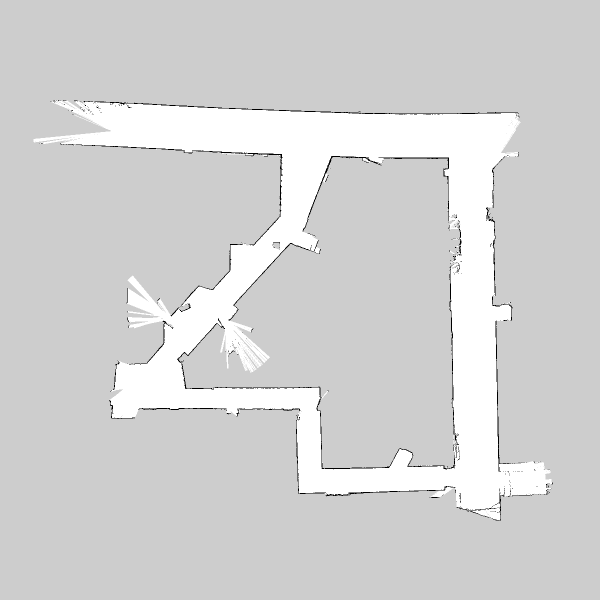
#> input picture range_libc/maps/basement_hallways_5cm.png, 1200 x 1200 px (shown at 1/2 size)
$ python test_viz.py
#> lines starting #> are read from the running program, lines starting #| are printed output that depends on the picture
import range_libc
import numpy as np
import itertools, time

# testMap = range_libc.PyOMap("../maps/basement_hallways_5cm.png",1)
import cv2
occ_map = 1 - cv2.imread('../maps/basement_hallways_5cm.png', cv2.IMREAD_GRAYSCALE) / 255.0
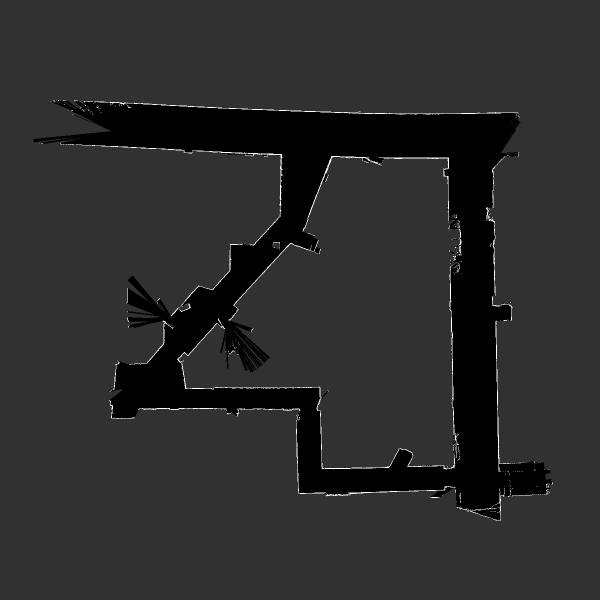
#> occ_map: shape (1200, 1200) float64 (shown at 1/2 size); min 0, max 1, mean 0.171
start_time = time.time()
#> (the run stopped early here; a loop or call above may not have finished)

$ run again, with range_libc/maps/basement_hallways_10cm.png copied over range_libc/maps/basement_hallways_5cm.png
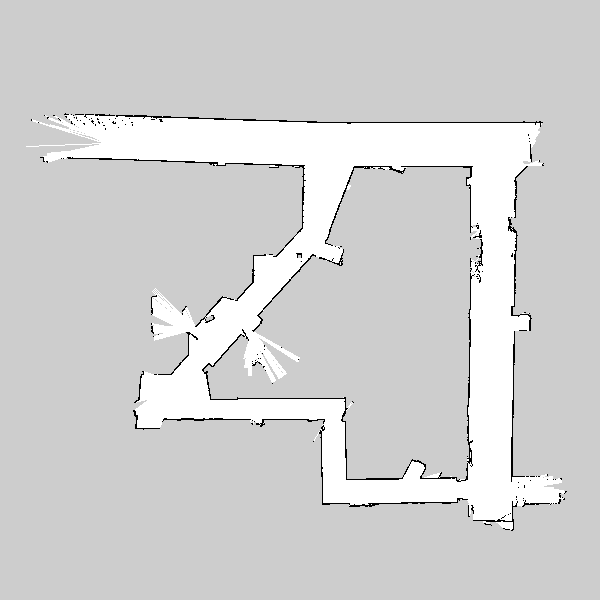
#> input picture range_libc/maps/basement_hallways_10cm.png, 600 x 600 px
#> `occ_map = 1 - cv2.imread('../maps/basement_hallways_5cm.png', cv2.IMRE..`:
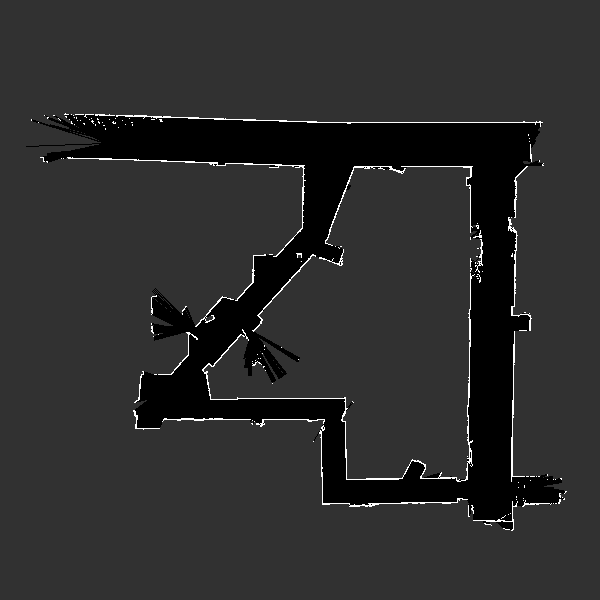
#> occ_map: shape (600, 600) float64; min 0, max 1, mean 0.175

$ run again, with range_libc/maps/basement_fixed.png copied over range_libc/maps/basement_hallways_5cm.png
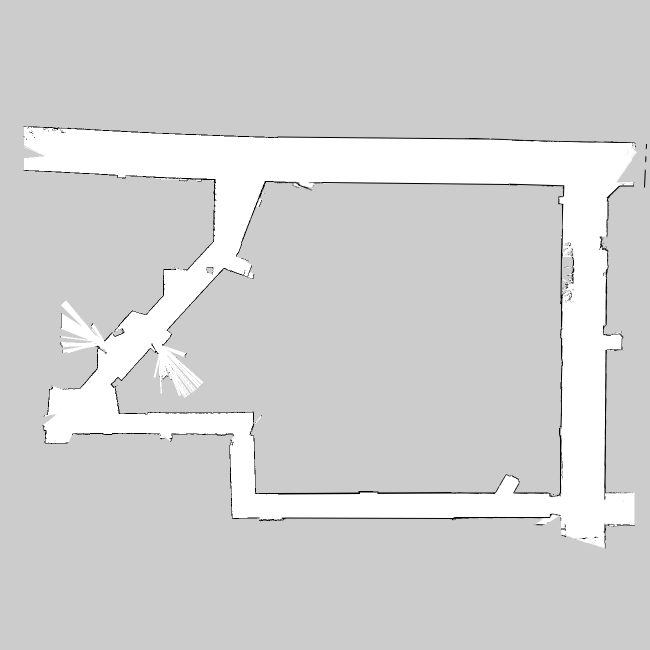
#> input picture range_libc/maps/basement_fixed.png, 1300 x 1300 px (shown at 1/2 size)
#> `occ_map = 1 - cv2.imread('../maps/basement_hallways_5cm.png', cv2.IMRE..`:
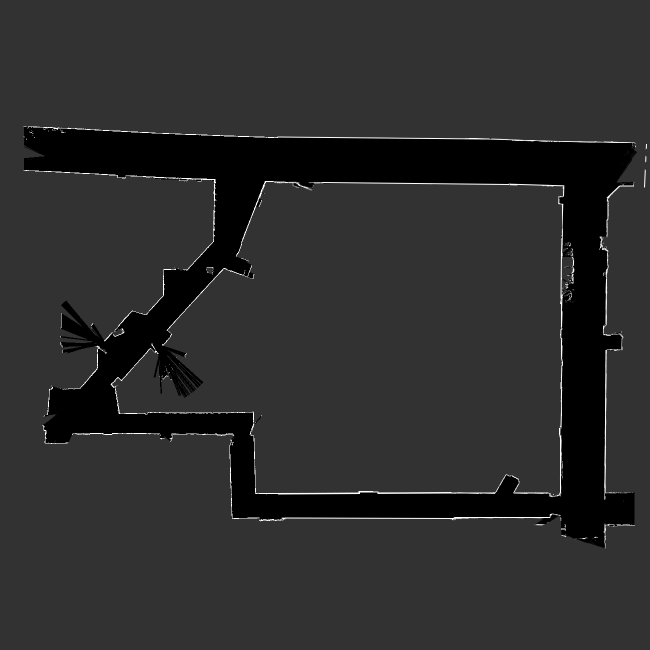
#> occ_map: shape (1300, 1300) float64 (shown at 1/2 size); min 0, max 1, mean 0.175

$ run again, with range_libc/maps/basement_fixed_rectangle.png copied over range_libc/maps/basement_hallways_5cm.png
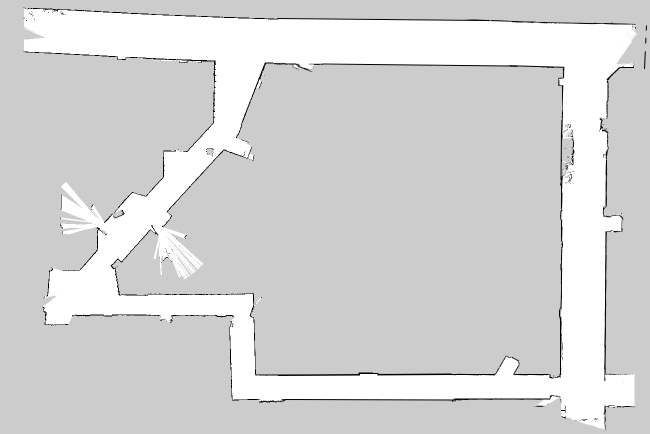
#> input picture range_libc/maps/basement_fixed_rectangle.png, 1300 x 867 px (shown at 1/2 size)
#> `occ_map = 1 - cv2.imread('../maps/basement_hallways_5cm.png', cv2.IMRE..`:
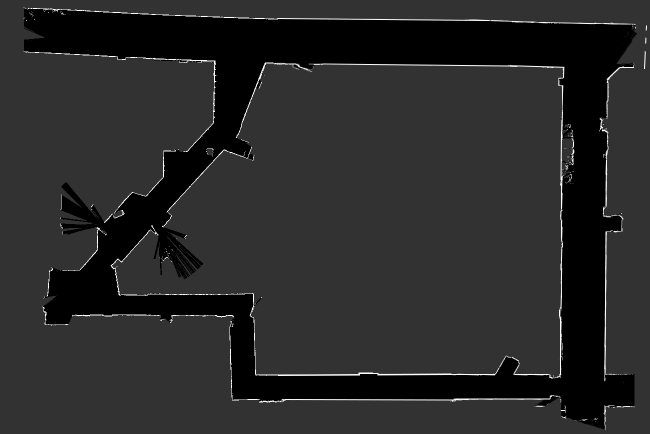
#> occ_map: shape (867, 1300) float64 (shown at 1/2 size); min 0, max 1, mean 0.162
